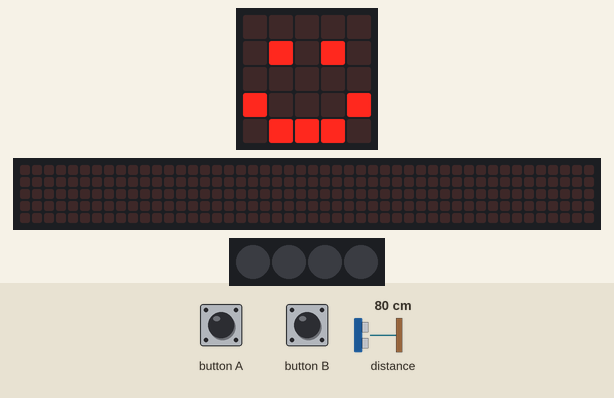
Recording of a program running on a simulated BBC micro:bit (MakeCode). Parts: the board's 5×5 LED display, a strip that is not on the board, showing the scrolling text unrolled, 4 RGB LEDs in strip order, left to right. The test bench sets the inputs (shaded band); at power-on: distance to the obstacle 80 cm. Dim RGB values are drawn brighter than linear; the 48×5 strip is a reading aid, not a part: it shows the text the display is scrolling, unrolled, one strip-width of it at a time.

Above: at 1.8 s.
1.9 s: button A pressed for 0.15 s
At 2.13 s:
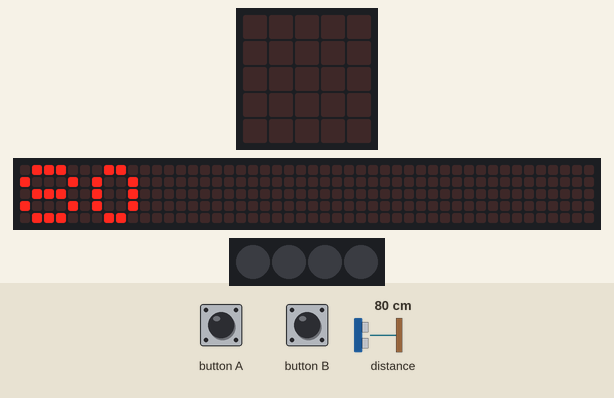
2.6 s: button B pressed for 0.15 s
At 2.88 s:
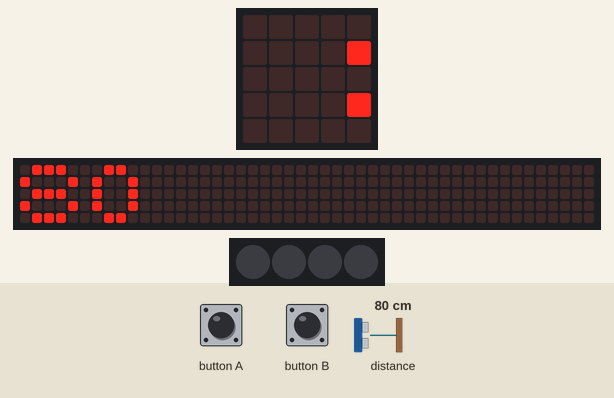
3.3 s: button A pressed for 0.15 s
4.0 s: distance to the obstacle set to 2 cm
6.4 s: distance to the obstacle set to 18 cm
At 8.2 s:
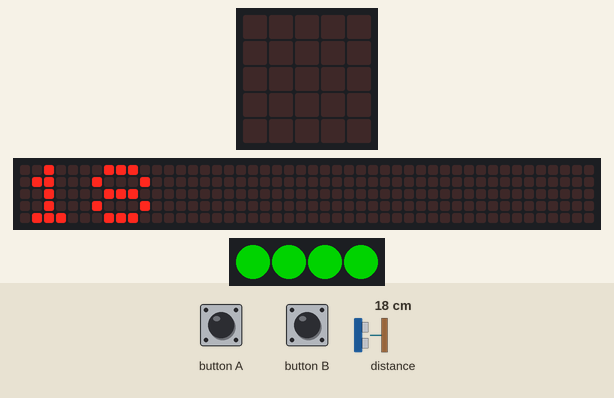
9.4 s: button B pressed for 0.15 s
At 15.8 s:
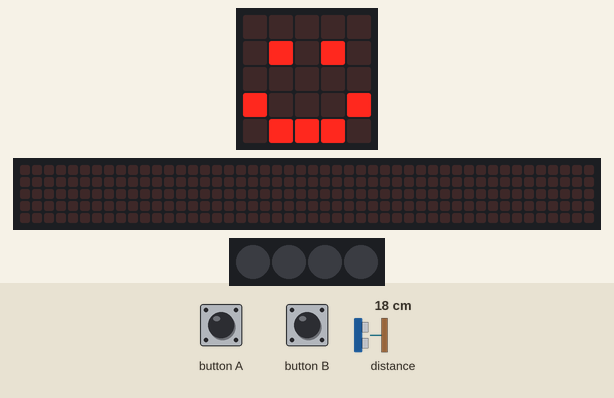
Timing chart, 0 to 16.1 s (numbered marks = the images above; inputs shaded):
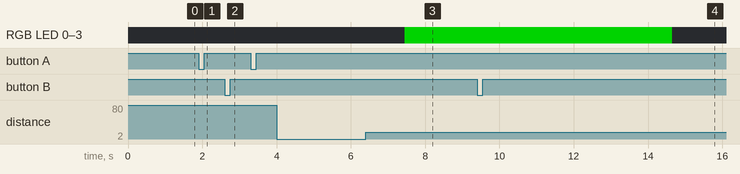

Measured:
- after the input at 1.9 s, the display: changes after 0.16 s (image 1)
- after the input at 2.6 s, the display: first differs from a run without the input after 0.15 s (image 2 shows a later state)
- after the input at 6.4 s, the display: first differs from a run without the input after 1.7 s (image 3)

The program:

main.ts
```typescript
// (licence header left out)
// variables
let distanceToObject: number = 0
let neopixelStrip: neopixel.Strip = null

// clean up
basic.clearScreen()
neopixelStrip = neopixel.create(DigitalPin.P16, 4, NeoPixelMode.RGB)
neopixelStrip.setPixelColor(0, neopixel.colors(NeoPixelColors.Black))
neopixelStrip.setPixelColor(1, neopixel.colors(NeoPixelColors.Black))
neopixelStrip.setPixelColor(2, neopixel.colors(NeoPixelColors.Black))
neopixelStrip.setPixelColor(3, neopixel.colors(NeoPixelColors.Black))
neopixelStrip.show()
basic.showIcon(IconNames.Happy)

// when button a is pressed, find distance from sonar, depending on distance, turn neopixels red or green
input.onButtonPressed(Button.A, function () {
  basic.clearScreen()
  // process
  distanceToObject = sonar.ping(
    DigitalPin.P1,
    DigitalPin.P2,
    PingUnit.Centimeters
  )
  // output distance in cm
  basic.showNumber(distanceToObject)
  basic.showString('cm')

  // if distance is less than 10, turn all neopixels to red, else turn green
  if (distanceToObject < 10) {
    neopixelStrip.setPixelColor(0, neopixel.colors(NeoPixelColors.Red))
    neopixelStrip.setPixelColor(1, neopixel.colors(NeoPixelColors.Red))
    neopixelStrip.setPixelColor(2, neopixel.colors(NeoPixelColors.Red))
    neopixelStrip.setPixelColor(3, neopixel.colors(NeoPixelColors.Red))
    neopixelStrip.show()
    basic.showIcon(IconNames.Yes)
  } else {
    neopixelStrip.setPixelColor(0, neopixel.colors(NeoPixelColors.Green))
    neopixelStrip.setPixelColor(1, neopixel.colors(NeoPixelColors.Green))
    neopixelStrip.setPixelColor(2, neopixel.colors(NeoPixelColors.Green))
    neopixelStrip.setPixelColor(3, neopixel.colors(NeoPixelColors.Green))
    neopixelStrip.show()
    basic.showIcon(IconNames.No)
  }
})

// when button b is pressed, clears screen and turns off neopixels
input.onButtonPressed(Button.B, function () {
  basic.clearScreen()
  neopixelStrip.setPixelColor(0, neopixel.colors(NeoPixelColors.Black))
  neopixelStrip.setPixelColor(1, neopixel.colors(NeoPixelColors.Black))
  neopixelStrip.setPixelColor(2, neopixel.colors(NeoPixelColors.Black))
  neopixelStrip.setPixelColor(3, neopixel.colors(NeoPixelColors.Black))
  neopixelStrip.show()
  basic.showIcon(IconNames.Happy)
})
```
